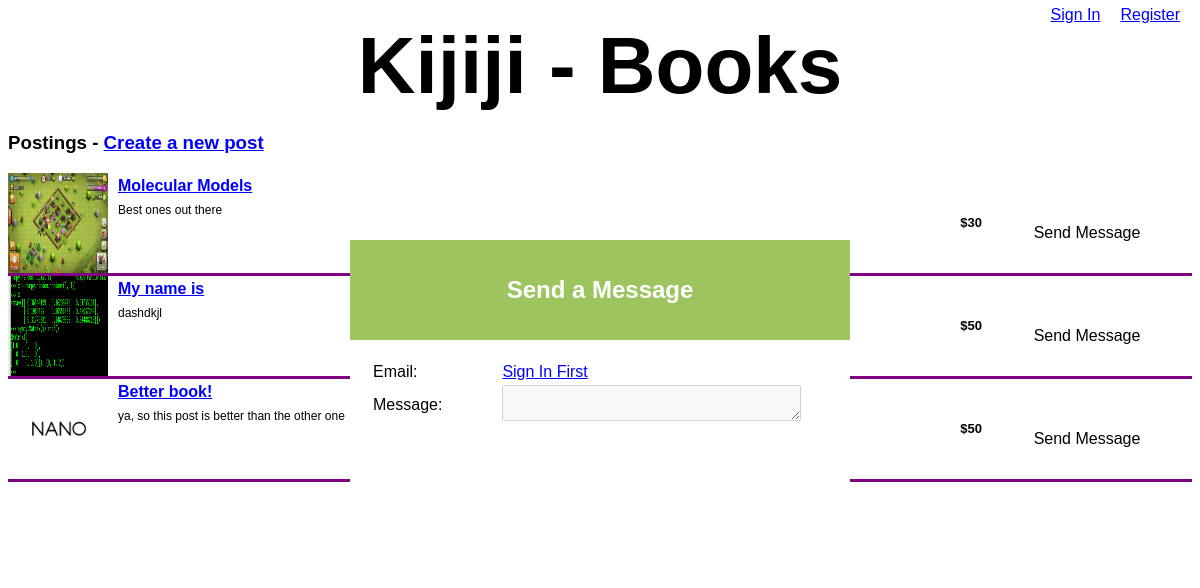
The page /books.php on the database its author committed.
### tables this page shows
CREATE TABLE IF NOT EXISTS `books_posts` (
  `id` int(200) NOT NULL AUTO_INCREMENT,
  `email` varchar(100) NOT NULL,
  `image` varchar(50) NOT NULL,
  `post_title` varchar(100) NOT NULL,
  `post_desc` varchar(700) NOT NULL,
  `post_price` float NOT NULL,
  `uni` varchar(100) NOT NULL,
  PRIMARY KEY (`id`)
);

### books.php (the view, shortened to what this page needs)
<!DOCTYPE html>
<html>
    <head>
        <link rel="stylesheet" type="text/css" href="style.css" />
    </head>
    <body>
        <header>
            <ul>
                <?php
                    if (isset($_COOKIE['user_email'])) {
                        echo "<li><a href='logout.php'>Logout " . $_COOKIE['user_email'] . "</a></li>";
                    }
                    else {
                        echo "<li><a href='signin.php'>Sign In</a></li>";
                        echo "<li><a href='register.html'>Register</a></li>";
                    }
                ?>
            </ul>
        </header>
        <h1 id="title">Kijiji - Books</h1>
        <h3>Postings - <a href=create_post.php>Create a new post</a></h3>
        <div id="posts">
                <?php
                $all_posts = mysql_query("SELECT * FROM books_posts ORDER BY id DESC") or die(mysql_error());
                if (mysql_num_rows($all_posts) > 0) {
                    while ($p = mysql_fetch_array($all_posts)) {
                        echo "<div class='each_post' id='post" . $p['id'] . "'>\n";
                        echo "<div id=img><img width=100 height=100 src=images/" . $p['image'] . "></img></div>\n";
                        echo "<div id=post_title><a href=posts/" . $p['uni'] ."/index.php>" . $p['post_title'] . "</a></div>\n";
                        echo "<div id=post_desc>" . $p['post_desc'] . "</div>\n";
                        echo "<div id=post_price>$" . $p['post_price'] . "</div>\n";
                        echo "<div class='button" . $p['id'] . "' id='reply_button'>Send Message</div></div>\n";
                    }
                }
                else {
                    echo "There are currently no posts.";
                }
                ?>
        </div>
        <div id="send_message">
            <div id="mess_head">
                <h2>Send a Message</h2>
            </div>
            <form action="send_message.php" method="post">
                <table border="0" id="mess_tab">
                    <?php
                        echo "<tr><td>Email:</td><td>";
                        if (isset($_COOKIE['user_email'])) {
                            echo $_COOKIE['user_email'] . "</td></tr>";
                            echo "<tr><td>Message:</td><td><textarea name='mess_txt' id='mess_txt'></textarea></td></tr>";
                            echo "<tr><td colspan='2'><div class='g-recaptcha' data-sitekey='6Ld0AgETAAAAAMt-lY3a6Nlo8gzOMvyWKHcF5_99'></div>";
                            echo "<tr><td colspan='2'><input type='submit' value='Send Message' id='mess_sub' /></td></tr>";
                        }
                        else {
                            echo "<a href='signin.php?redirect=books'>Sign In First</a></td></tr>";
                            echo "<tr><td>Message:</td><td><textarea id='mess_txt' disabled></textarea></td></tr>";
                        }
                    ?>
                </table>
            </form>
        </div>
    </body>
</html>

### style.css (style rules this page uses)
* { font-family: Arial; }
a { color: blue; }
header { position: absolute; top: 0px; right: 0px; width: 100%; height: 30px; }
header ul { position: absolute; top: 0px; right: 0px; margin: 0px; padding: 0px; list-style-type: none; }
header ul li { display: inline; }
header ul li a { float: left; width: auto; height: 30px; text-align: center; line-height: 30px; margin-right: 20px; }
h1 { margin: 20px auto; width: 800px; text-align: center; font-size: 80px; }
#posts .each_post { width: 100%; min-width: 800px; height: 100px; border-bottom: 3px solid purple; }
.each_post #img { position: relative; top: 0px; left: 0px; width: 100px; height: 100px; background: #FFF; background-size: 100%; }
.each_post #post_title { position: relative; top: -100px; left: 100px; width: calc(100% - 100px); height: 20px; line-height: 25px; text-indent: 10px; font-weight: bold; }
.each_post #post_desc { position: relative; top: -100px; left: 100px; width: calc(100% - 430px); height: 60px; font-size: 12px; padding: 10px; }
.each_post #post_price { position: relative; top: -200px; left: calc(100% - 310px); width: 100px; height: 100px; line-height: 100px; text-align: right; font-size: 13px; font-weight: bold; }
.each_post #reply_button { position: relative; top: -280px; left: calc(100% - 210px); width: 210px; height: 80px; line-height: 80px; text-align: center; cursor: pointer; }
#send_message { position: fixed; top: calc(50% - 160px); left: calc(50% - 250px); width: 500px; height: 320px; background: #FFF; z-index: 2001; }
#send_message #mess_head { position: absolute; top: 0px; left: 0px; width: 100%; height: 100px; background: #9DC45F; border-bottom: 1px solid #8aa52; }
#send_message #mess_head h2 { margin: 0px; padding: 0px; width: 100%; height: 100px; color: #FFF; line-height: 100px; text-align: center; }
#send_message #mess_tab { position: absolute; width: 100%; top: 100px; padding: 20px; }
#send_message #mess_tab textarea { width: 90%; }

### rows shown on the page
books_posts: image (picture), post_title "Molecular Models", post_desc "Best ones out there", post_price "30"
books_posts: image (picture), post_title "My name is", post_desc "dashdkjl", post_price "50"
books_posts: image (picture), post_title "Better book!", post_desc "ya, so this post is better than the other one", post_price "50"
